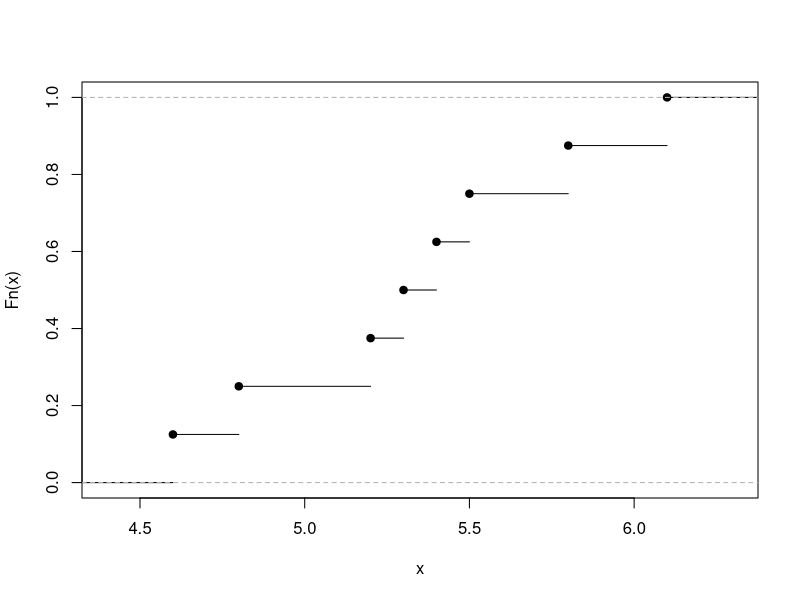
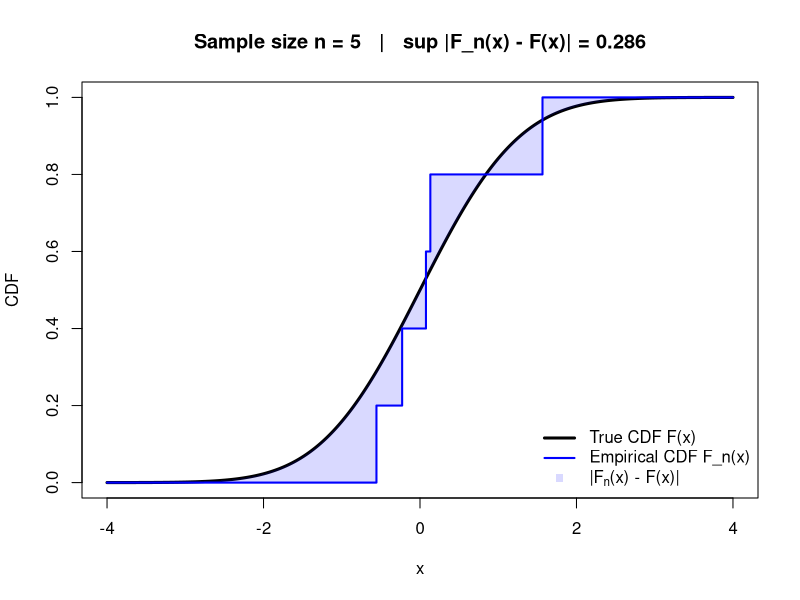
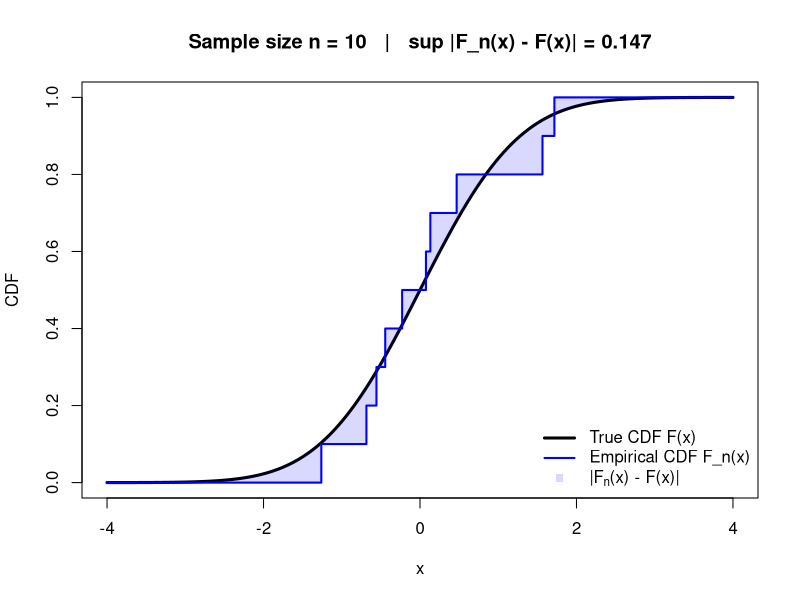
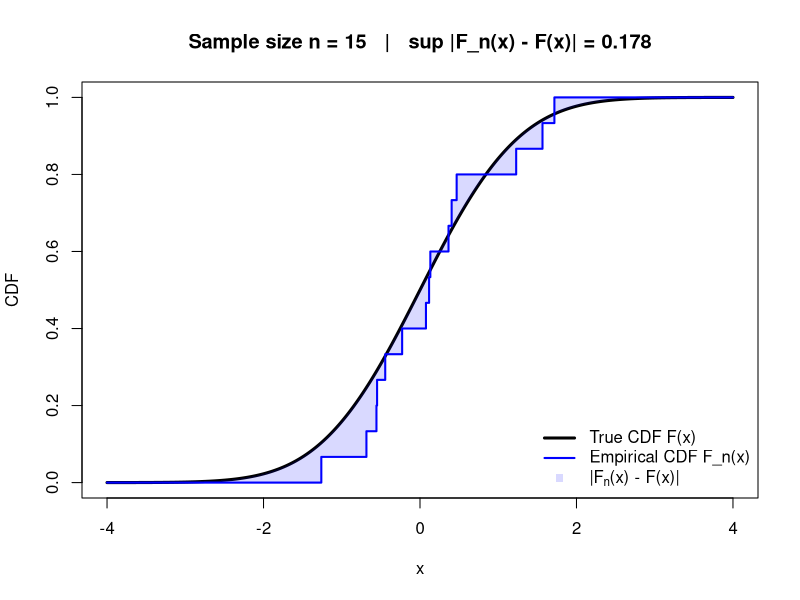
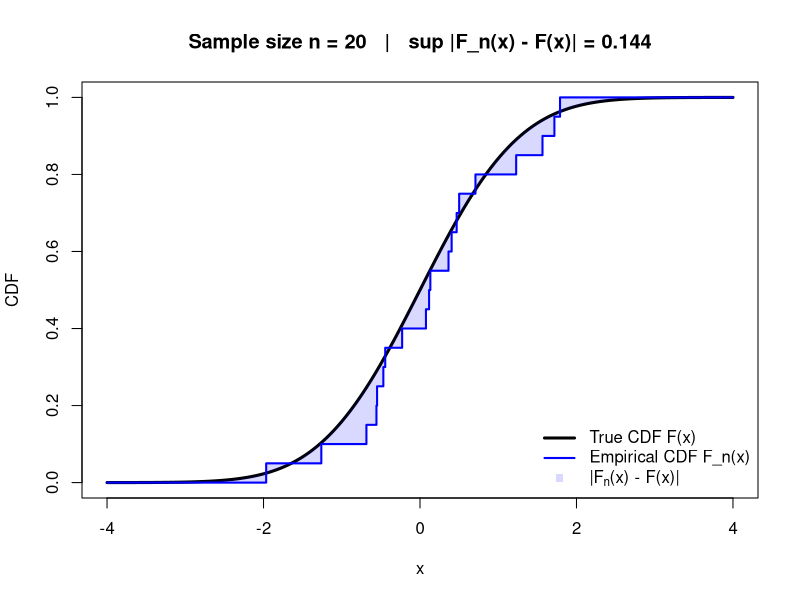
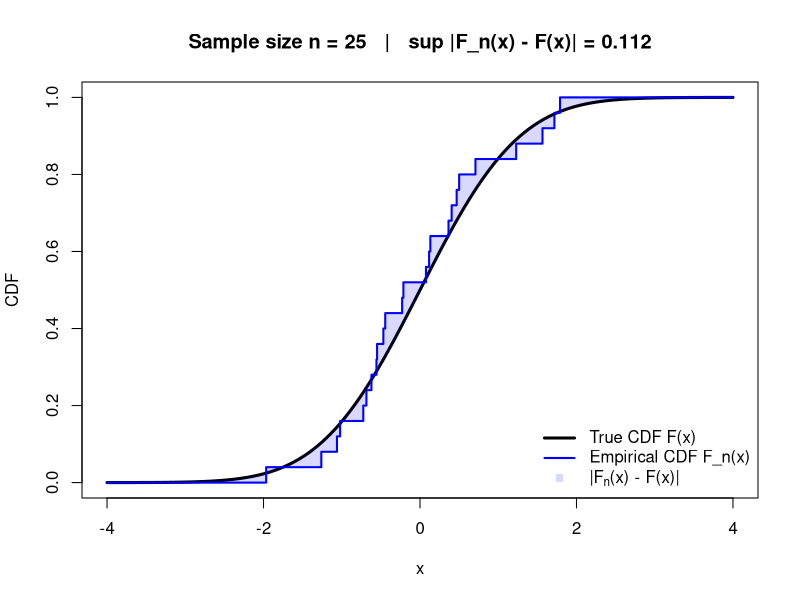
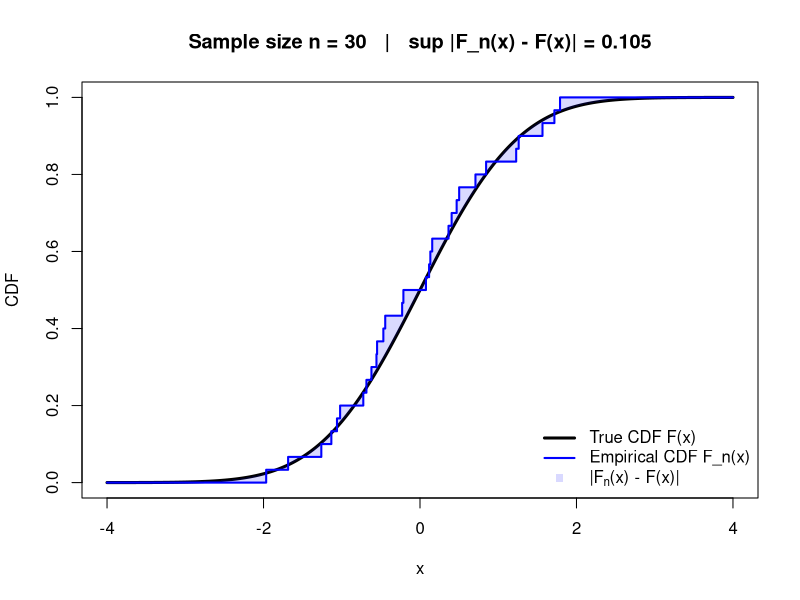
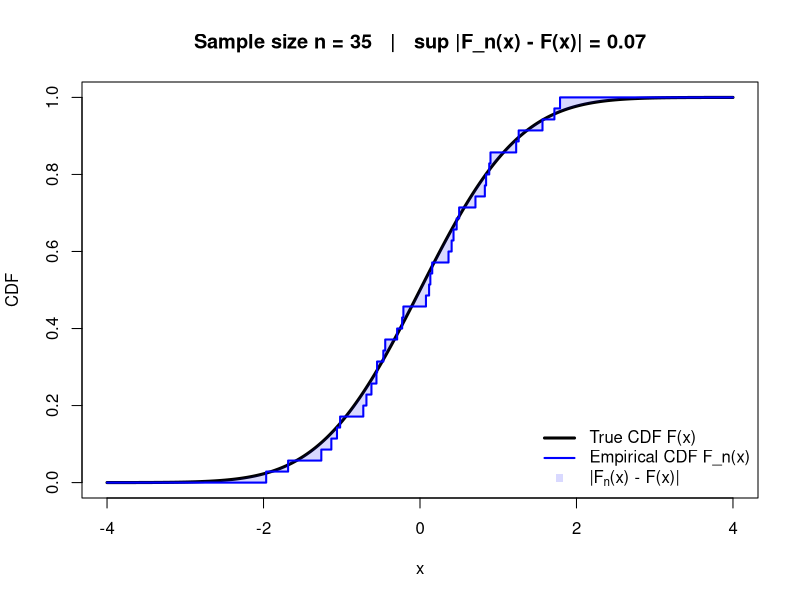

Recreate these plots in R, in order.
## ---- chunk 1

observedSample <- c(5.20, 4.80, 5.30, 4.60, 
                    6.10, 5.40, 5.80, 5.50)

myecdf_fun     <- ecdf(observedSample)

plot(myecdf_fun, main="")
## ---- chunk 2
## Note: ecdf() returns a function that can be evaluated! 
myecdf_fun(5.0)
## ---- chunk 3
n         <- length(observedSample)

resample1 <- sample(observedSample, 
                   size    = n, 
                   replace = TRUE)
resample1
resample2 <- sample(observedSample, 
                   size    = n, 
                   replace = TRUE)
resample2
resample3 <- sample(observedSample, 
                   size    = n, 
                   replace = TRUE)
resample3
## ---- chunk 4
#| label: fig-glivenko-cantelli
#| echo: true
#| animation.hook: gifski
#| interval: 0.3
#| fig.align: center
#| dev: png
#| fig-cap: "Animated illustration of the Glivenko-Cantelli theorem: the empirical CDF converges uniformly to the true CDF."

##############################################################################
# Animated Glivenko-Cantelli plot
##############################################################################

set.seed(123)

n.max <- 200
x <- rnorm(n.max)

x.grid <- seq(-4, 4, length.out = 1000)
F.true <- pnorm(x.grid)

for(n in seq(5, n.max, by = 5)){
  
  F.emp <- ecdf(x[1:n])(x.grid)
  sup.diff <- max(abs(F.emp - F.true))
  
  plot(x.grid, F.true,
       type = "l",
       lwd = 3,
       col = "black",
       xlim = c(-4, 4),
       ylim = c(0, 1),
       xlab = "x",
       ylab = "CDF",
       main = paste0("Sample size n = ", n,
                     "   |   sup |F_n(x) - F(x)| = ",
                     round(sup.diff, 3)))
  
  lines(x.grid, F.emp,
        type = "s",
        lwd = 2,
        col = "blue")
  
  polygon(c(x.grid, rev(x.grid)),
          c(F.true, rev(F.emp)),
          col = rgb(0, 0, 1, 0.15),
          border = NA)
  
  legend("bottomright",
         legend = c("True CDF F(x)", "Empirical CDF F_n(x)",
                    expression("|F"[n]*"(x) - F(x)|")),
         col = c("black", "blue", rgb(0, 0, 1, 0.15)),
         lty = c(1, 1, NA),
         lwd = c(3, 2, NA),
         pch = c(NA, NA, 15),
         bty = "n")
}
## ---- chunk 5
set.seed(123)
observedSample <- rchisq(n = 100, df = 2)
## ---- chunk 6
# Number of bootstrap replications 
m                <- 10000 
# Container to save the bootstrap estimates
Xbar_boot        <- vector(mode = "double", length = m)

# Basic Bootstrap algorithm
for(k in seq_len(m)){
 bootSample          <- sample(x       = observedSample, 
                               size    = n, 
                               replace = TRUE)
 Xbar_boot[k]        <- mean(bootSample)
}

# Pinting the first three elements of Xbar_boot:
Xbar_boot[1:3]
## ---- chunk 7
#| echo: true
#| eval: true
#| label: fig-Compare
#| fig-cap: Both $H^{Boot}_{n,m}(x)$ and $H^{Asymp}_{n}(x)$ provide here good approximations to the (usually unknown) asymptotic limit distribution $\Phi_{2}(x).$

n                <- length(observedSample)
Xbar             <- mean(observedSample)

m                <- 10000 # number of bootstrap samples 
Xbar_boot_vec    <- vector(mode = "double", length = m)

## Bootstrap algorithm
for(k in seq_len(m)){
 bootSample          <- sample(x       = observedSample, 
                               size    = n, 
                               replace = TRUE)
 Xbar_boot_vec[k]        <- mean(bootSample)
}

plot(ecdf( sqrt(n) * (Xbar_boot_vec - Xbar) ), 
     xlab = "", ylab = "", 
     main = "Bootstrap Distribution vs Normal Limit Distribution")
curve(pnorm(x, mean = 0, sd = sqrt(4)), col = "red", add = TRUE)
curve(pnorm(x, mean = 0, sd = sqrt(var(observedSample))), col = "blue", lty = 2, add = TRUE)     
legend("topleft", 
       legend = c(expression(H['n,m']^{'Boot'}),
                  expression(H['n']^{'Asymp'}), 
                  "Normal Distr. (Mean = 0 and SD = 2)"), 
      col = c("black", "blue", "red"), lty = c(1,2,1))
## ---- chunk 8
#| label: fig-complex-plane
#| fig-cap: "The complex number z = 2 + i as a point in the complex plane."

plot(
  NA,
  xlim = c(-1, 3),
  ylim = c(-1, 2),
  xlab = "Real part",
  ylab = "Imaginary part",
  asp = 1
)

abline(h = 0, v = 0, lty = 2)

points(2, 1, pch = 19)
arrows(0, 0, 2, 1, length = 0.1)
text(2, 1.15, labels = "z = 2 + i")
## ---- chunk 9
#| label: fig-unit-circle
#| fig-cap: "Euler's formula places e^{i theta} on the unit circle."

theta <- seq(0, 2 * pi, length.out = 400)

plot(
  cos(theta),
  sin(theta),
  type = "l",
  asp = 1,
  xlab = "Real part",
  ylab = "Imaginary part",
  xlim = c(-1.2, 1.2),
  ylim = c(-1.2, 1.2)
)

abline(h = 0, v = 0, lty = 2)

theta0 <- pi / 4

arrows(
  0,
  0,
  cos(theta0),
  sin(theta0),
  length = 0.1
)

points(cos(theta0), sin(theta0), pch = 19)

text(
  cos(theta0),
  sin(theta0) + 0.12,
  labels = "e^{i theta}"
)
## ---- chunk 10
#| label: fig-normal-cf
#| fig-cap: "Real and imaginary parts of the characteristic function of N(1, 1)."

mu <- 1
sigma <- 1

t <- seq(-6, 6, length.out = 500)

damping <- exp(-0.5 * sigma^2 * t^2)
real_part <- damping * cos(mu * t)
imag_part <- damping * sin(mu * t)

plot(
  t,
  real_part,
  type = "l",
  ylim = c(-1, 1),
  xlab = "t",
  ylab = "Value",
  main = "Characteristic function of N(1, 1)"
)

lines(t, imag_part, lty = 2)
abline(h = 0, lty = 3)

legend(
  "bottomleft",
  legend = c("Real part", "Imaginary part"),
  lty = c(1, 2),
  bty = "n"
)
## ---- chunk 11
##  Setup:
n     <-   20 # Sample Size
mean  <-    1 # Mean
sdev  <-    2 # Standard Deviation
alpha <- 0.05 # Level

set.seed(123)
B          <- 1500 # MC repetitions
CI.lo.vec  <- rep(NA, B)
CI.up.vec  <- rep(NA, B)
  
## MC-Simulation:
for(b in 1:B){
  ## Data Generating Process:
  X.sample     <- rnorm(n=n, mean = mean, sd = sdev) 
  ## Estimates:
  X.bar.MC     <- mean(X.sample)
  sd.hat.MC    <- sd(X.sample)
  ## Classic CIs:
  
  CI.lo.vec[b] <- X.bar.MC - qnorm(p = 1-alpha/2)*(sd.hat.MC/sqrt(n))
  CI.up.vec[b] <- X.bar.MC + qnorm(p = 1-alpha/2)*(sd.hat.MC/sqrt(n))

  ## Possible alternative version: 
  #CI.lo.vec[b] <- X.bar.MC - qt(p = 1-alpha/2, df=n-1)*(sd.hat.MC/sqrt(n))
  #CI.up.vec[b] <- X.bar.MC + qt(p = 1-alpha/2, df=n-1)*(sd.hat.MC/sqrt(n))
}

## How often does the classic CI cover the true mean?
CI.checks      <- CI.lo.vec <= mean  &  mean <= CI.up.vec
freq.non.cover <- length(CI.checks[CI.checks==FALSE])/B

## Plot
plot(x=0,y=0,xlim=range(CI.lo.vec, CI.up.vec), ylim=c(1,B), type="n", 
     ylab="MC Repetitions", xlab="", axes = FALSE, 
     main="Classic 95% Confidence Intervals\n(Normal DGP)")
axis(1, at=c(1), labels ="True Mean = 1")
axis(2); box()
mtext(side = 1, text=paste0("(Freq. of Non-Covering CIs: ",
      round(freq.non.cover,digits = 2),")"), line = 2.5)
## Covering CIs:
arrows(x0=CI.lo.vec[CI.checks==TRUE], 
       x1=CI.up.vec[CI.checks==TRUE], 
       y0=c(1:B)[CI.checks==TRUE], y1=c(1:B)[CI.checks==TRUE], 
       angle=90, code = 3, length = .1, col="black")
## Non-Covering CIs:
arrows(x0=CI.lo.vec[CI.checks==FALSE], 
       x1=CI.up.vec[CI.checks==FALSE], 
       y0=c(1:B)[CI.checks==FALSE], y1=c(1:B)[CI.checks==FALSE], 
       angle=90, code = 3, length = .05, col="red")
abline(v=mean,col="blue", lwd=1.5)
## ---- chunk 12
## Setup:
n     <-   20  # Sample Size
df    <-    1  # (=> mean==1)
alpha <- 0.05 # Level

set.seed(123)
B          <- 1500 # MC repetitions
CI.lo.vec  <- rep(NA, B)
CI.up.vec  <- rep(NA, B)
  
## MC-Simulation:
for(b in 1:B){
  ## Data Generating Process:
  X.sample     <- rchisq(n, df=df)
  ## Estimates:
  X.bar.MC     <- mean(X.sample)
  sd.hat.MC    <- sd(X.sample)
  ## Classic CIs:
  
  CI.lo.vec[b] <- X.bar.MC - qnorm(p = 1-alpha/2)*(sd.hat.MC/sqrt(n))
  CI.up.vec[b] <- X.bar.MC + qnorm(p = 1-alpha/2)*(sd.hat.MC/sqrt(n))
  
  ## Possible alternative version: 
  #CI.lo.vec[b] <- X.bar.MC - qt(p = 1-alpha/2, df=n-1)*(sd.hat.MC/sqrt(n))
  #CI.up.vec[b] <- X.bar.MC + qt(p = 1-alpha/2, df=n-1)*(sd.hat.MC/sqrt(n))
}

## How often does the classic CI cover the true mean?
CI.checks      <- CI.lo.vec <= mean  &  mean <= CI.up.vec
freq.non.cover <- length(CI.checks[CI.checks==FALSE])/B

## Plot
plot(x=0,y=0,xlim=range(CI.lo.vec, CI.up.vec), ylim=c(1,B), type="n", 
     ylab="MC Repetitions", xlab="", axes = FALSE, 
     main="Classic 95% Confidence Intervals\n(Non-Normal DGP)")
axis(1, at=c(1), labels ="True Mean = 1")
axis(2); box()
mtext(side = 1, text=paste0("(Freq. of Non-Covering CIs: ",
      round(freq.non.cover,digits = 2),")"), line = 2.5)
## Covering CIs:
arrows(x0=CI.lo.vec[CI.checks==TRUE], 
       x1=CI.up.vec[CI.checks==TRUE], 
       y0=c(1:B)[CI.checks==TRUE], y1=c(1:B)[CI.checks==TRUE], 
       angle=90, code = 3, length = .1, col="black")
## Non-Covering CIs:
arrows(x0=CI.lo.vec[CI.checks==FALSE], 
       x1=CI.up.vec[CI.checks==FALSE], 
       y0=c(1:B)[CI.checks==FALSE], y1=c(1:B)[CI.checks==FALSE], 
       angle=90, code = 3, length = .05, col="red")
abline(v=mean,col="blue", lwd=1.5)
## ---- chunk 13
## Setup:
n     <-   20  # Sample Size
df    <-    1  # (=> mean==1)

## IID random sample:
set.seed(123)
S_n  <- rchisq(n, df=df)

## Empirical mean:
(X.bar <- mean(S_n))
## ---- chunk 14
## Bootstr-Setup:
alpha            <- 0.05
n.Bootsrap.draws <- 1500

## Generate bootstap samples:
Bootstr.Samples  <- matrix(NA, nrow=n, ncol=n.Bootsrap.draws)

for(j in 1:n.Bootsrap.draws){
  Bootstr.Samples[,j] <- sample(x=S_n, size=n, replace = TRUE)
}
## Boostrap draws of \bar{X}_n^*:
X.bar.bootstr.vec <- apply(X = Bootstr.Samples, MARGIN = 2, FUN = mean)

## Quantile of the bootstr.-distribution of \bar{X}_n^*:
q.1 <- quantile(X.bar.bootstr.vec, probs = 1-alpha/2)
q.2 <- quantile(X.bar.bootstr.vec, probs = alpha/2)
## plot
plot(ecdf(X.bar.bootstr.vec), xlab="", ylab="",
     main=expression(paste("Bootstr.-Distr. of ",bar(X)[n]^{" *"})))
abline(v=c(q.1,q.2),col="red")
## ---- chunk 15
## Basic Bootstrap Confidence Interval:
CI.Basic.Bootstr.lo <- 2*X.bar - q.1
CI.Basic.Bootstr.up <- 2*X.bar - q.2

## Re-labeling of otherwise false names:
attr(CI.Basic.Bootstr.lo, "names") <- c("2.5%")
attr(CI.Basic.Bootstr.up, "names") <- c("97.5%")
##
c(CI.Basic.Bootstr.lo, CI.Basic.Bootstr.up)
## ---- chunk 16
## Setup:
n     <-   20  # Sample Size
df    <-    1  # (=> mean==1)
mean  <-   df
alpha <- 0.05 # Level
n.Bootsrap.draws <- 1500

## MC-Setup:
set.seed(123)
B          <- 1500 # MC repetitions
CI.Basic.Bstr.lo.vec <- rep(NA, B)
CI.Basic.Bstr.up.vec <- rep(NA, B)

## MC-Simulation:
for(b in 1:B){
  ## Data Generating Process:
  S_n.MC        <- rchisq(n, df=df)
  ## Estimate:
  X.bar.MC      <- mean(S_n.MC)
  ## 
  Bootstr.Samples.MC  <- matrix(NA, nrow=n, ncol=n.Bootsrap.draws)
  for(j in 1:n.Bootsrap.draws){
    Bootstr.Samples.MC[,j] <- sample(x=S_n.MC, size=n, replace = TRUE)
  }
  X.bar.bootstr.MC.vec <- apply(X = Bootstr.Samples.MC, MARGIN = 2, FUN = mean)
  ## (1-alpha/2)-quantile:
  q.1.MC <- quantile(X.bar.bootstr.MC.vec, probs = 1-alpha/2)
  q.2.MC <- quantile(X.bar.bootstr.MC.vec, probs = alpha/2)
  ## Basic Bootstrap CIs:
  CI.Basic.Bstr.lo.vec[b] <- 2*X.bar.MC - q.1.MC
  CI.Basic.Bstr.up.vec[b] <- 2*X.bar.MC - q.2.MC
}

## How often does the classic CI cover the true mean?
CI.checks      <- CI.Basic.Bstr.lo.vec<=mean & mean<=CI.Basic.Bstr.up.vec
freq.non.cover <- length(CI.checks[CI.checks==FALSE])/B

## Plot
plot(x=0,y=0,xlim=range(CI.Basic.Bstr.lo.vec, CI.Basic.Bstr.up.vec), 
     ylim=c(1,B), type="n", 
     ylab="MC Repetitions", xlab="", axes = FALSE, 
     main="Basic Bootrap 95% Confidence Intervals\n(Non-Normal DGP)")
axis(1, at=c(1), labels ="True Mean = 1")
axis(2); box()
mtext(side = 1, text=paste0("(Freq. of Non-Covering CIs: ",
      round(freq.non.cover,digits = 2),")"), line = 2.5)
## Covering CIs:
arrows(x0=CI.Basic.Bstr.lo.vec[CI.checks==TRUE], 
       x1=CI.Basic.Bstr.up.vec[CI.checks==TRUE], 
       y0=c(1:B)[CI.checks==TRUE], y1=c(1:B)[CI.checks==TRUE], 
       angle=90, code = 3, length = .1, col="black")
## Non-Covering CIs:
arrows(x0=CI.Basic.Bstr.lo.vec[CI.checks==FALSE], 
       x1=CI.Basic.Bstr.up.vec[CI.checks==FALSE], 
       y0=c(1:B)[CI.checks==FALSE], y1=c(1:B)[CI.checks==FALSE], 
       angle=90, code = 3, length = .05, col="red")
abline(v=mean,col="blue", lwd=1.5)
## ---- chunk 17
## Setup:
n     <-   20  # Sample Size
df    <-    1  # (=> mean==1)

## IID random sample:
set.seed(123)
S_n  <- rchisq(n, df=df)

## Empirical mean and sd:
X.bar   <- mean(S_n)
sd.hat  <- sd(S_n)

## Bootstr-Setup:
alpha            <- 0.05
n.Bootsrap.draws <- 1500

## Generate bootstap samples:
Bootstr.Samples  <- matrix(NA, nrow=n, ncol=n.Bootsrap.draws)

for(j in 1:n.Bootsrap.draws){
  Bootstr.Samples[,j] <- sample(x=S_n, size=n, replace = TRUE)
}
## Compute boostrap draws of (\bar{X}_n^*-\bar{X}_n)/\hat{\sigma}^\ast:
X.bar.bootstr.vec    <- apply(X = Bootstr.Samples, MARGIN = 2, FUN = mean)
sd.bootstr.vec       <- apply(X = Bootstr.Samples, MARGIN = 2, FUN = sd)
##
Bootstr.t.sample.vec <- sqrt(n)*(X.bar.bootstr.vec - X.bar)/sd.bootstr.vec
## Quantile of the bootstr.-distribution of \bar{X}_n^*:
q.1 <- quantile(Bootstr.t.sample.vec, probs = 1-alpha/2)
q.2 <- quantile(Bootstr.t.sample.vec, probs = alpha/2)
## plot
plot(ecdf(Bootstr.t.sample.vec), xlab="", ylab="",
     main=expression(paste("Bootstr.-t-Distr. of ",
          sqrt(n)(bar(X)[n]^{" *"}-bar(X)[n])/s[n]^{"*"})))
abline(v=c(q.1,q.2),col="red")
## ---- chunk 18
## Basic Bootstrap Confidence Interval:
CI.Bstr.t.lo <- X.bar - q.1 * sd.hat/sqrt(n)
CI.Bstr.t.up <- X.bar - q.2 * sd.hat/sqrt(n)

## Re-labeling of otherwise false names:
attr(CI.Bstr.t.lo, "names") <- c("2.5%")
attr(CI.Bstr.t.up, "names") <- c("97.5%")
##
c(CI.Bstr.t.lo, CI.Bstr.t.up)
## ---- chunk 19
## Setup:
n     <-   20  # Sample Size
df    <-    1  # (=> mean==1)
mean  <-   df
alpha <- 0.05 # Level
n.Bootsrap.draws <- 1500

## MC-Setup:
set.seed(123)
B          <- 1500 # MC repetitions
CI.Bstr.t.lo.vec <- rep(NA, B)
CI.Bstr.t.up.vec <- rep(NA, B)

## MC-Simulation:
for(b in 1:B){
  ## Data Generating Process:
  S_n.MC        <- rchisq(n, df=df)
  ## Estimates:
  X.bar.MC      <- mean(S_n.MC)
  sd.MC         <- sd(S_n.MC)
  ## 
  Bootstr.Samples.MC  <- matrix(NA, nrow=n, ncol=n.Bootsrap.draws)
  for(j in 1:n.Bootsrap.draws){
    Bootstr.Samples.MC[,j] <- sample(x=S_n.MC, size=n, replace = TRUE)
  }
  X.bar.bootstr.MC.vec <- apply(X = Bootstr.Samples.MC, MARGIN = 2, FUN = mean)
  sd.bootstr.MC.vec    <- apply(X = Bootstr.Samples.MC, MARGIN = 2, FUN = sd)
  ## Make it a "Bootstrap-t" sample:
  Bootstr.t.MC.vec     <- sqrt(n)*(X.bar.bootstr.MC.vec - X.bar.MC)/sd.bootstr.MC.vec
  ## (1-alpha/2)-quantile:
  q.1.MC <- quantile(Bootstr.t.MC.vec, probs = 1-alpha/2)
  q.2.MC <- quantile(Bootstr.t.MC.vec, probs = alpha/2)
  ## Basic Bootstrap CIs:
  CI.Bstr.t.lo.vec[b] <- X.bar.MC - q.1.MC * sd.MC/sqrt(n)
  CI.Bstr.t.up.vec[b] <- X.bar.MC - q.2.MC * sd.MC/sqrt(n)
}

## How often does the classic CI cover the true mean?
CI.checks      <- CI.Bstr.t.lo.vec<=mean & mean<=CI.Bstr.t.up.vec
freq.non.cover <- length(CI.checks[CI.checks==FALSE])/B

## Plot
plot(x=0,y=0,xlim=range(CI.Bstr.t.lo.vec, CI.Bstr.t.up.vec), 
     ylim=c(1,B), type="n", 
     ylab="MC Repetitions", xlab="", axes = FALSE, 
     main="Bootrap-t 95% Confidence Intervals\n(Non-Normal DGP)")
axis(1, at=c(1), labels ="True Mean = 1")
axis(2); box()
mtext(side = 1, text=paste0("(Freq. of Non-Covering CIs: ",
      round(freq.non.cover,digits = 2),")"), line = 2.5)
## Covering CIs:
arrows(x0=CI.Bstr.t.lo.vec[CI.checks==TRUE], 
       x1=CI.Bstr.t.up.vec[CI.checks==TRUE], 
       y0=c(1:B)[CI.checks==TRUE], y1=c(1:B)[CI.checks==TRUE], 
       angle=90, code = 3, length = .1, col="black")
## Non-Covering CIs:
arrows(x0=CI.Bstr.t.lo.vec[CI.checks==FALSE], 
       x1=CI.Bstr.t.up.vec[CI.checks==FALSE], 
       y0=c(1:B)[CI.checks==FALSE], y1=c(1:B)[CI.checks==FALSE], 
       angle=90, code = 3, length = .05, col="red")
abline(v=mean,col="blue", lwd=1.5)
